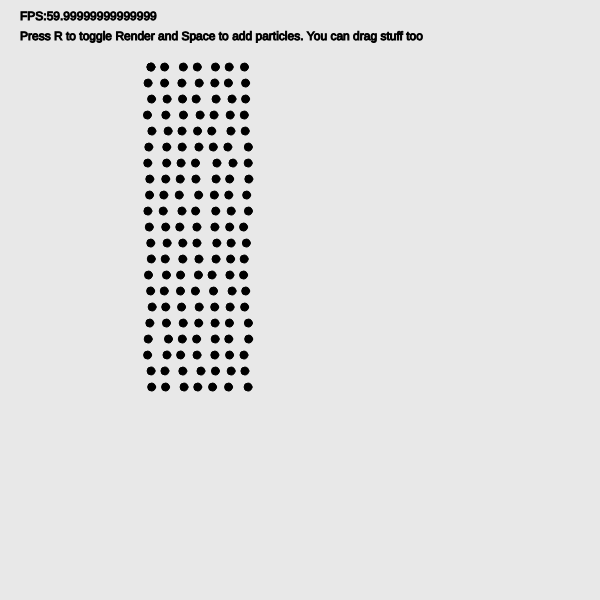
Frame 1 (no input)
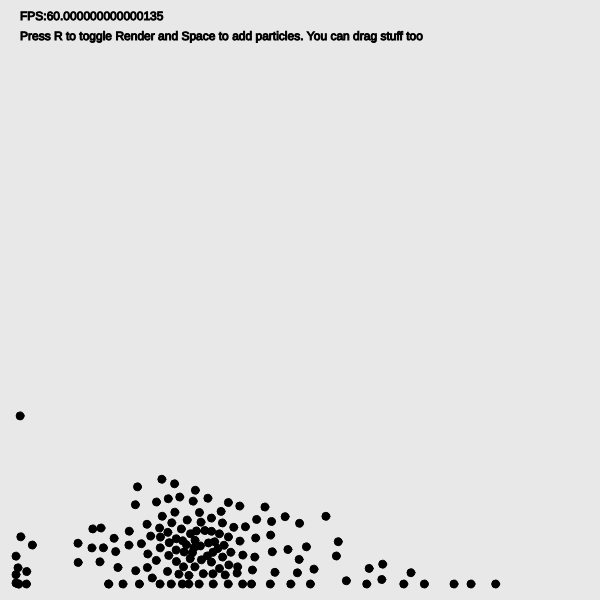
Frame 60 (no input)
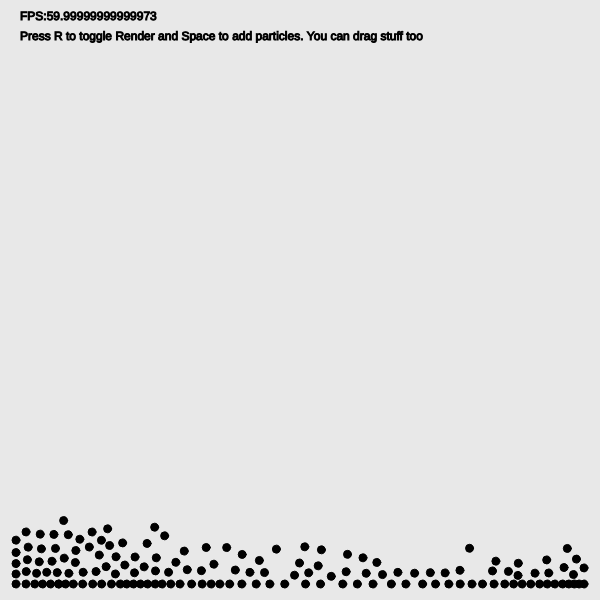
Frame 120 (the mouse pressed at the canvas centre since frame 60)

The p5.js sketch that drew these frames (run headless with seeded random() and noise() and a simulated clock; from frame 60 on, the mouse is pressed at the canvas centre):

// p5.js sketch
// ── sketch.js

let particles = []
let cSize = 8
let cols
let rows
let useLerp = true
let mouseDown = false
let meta = false
let lockChamber = []
function cornersBinaryToDecimal(corner0, corner1, corner2, corner3) {
  return corner0 * 8 + corner1 * 4 + corner2 * 2 + corner3 * 1
}

function LERP(value1, value2, amount) {
  amount = amount < 0 ? 0 : amount
  amount = amount > 1 ? 1 : amount
  return value1 + (value2 - value1) * amount
}
function vecLine(a,b,v){
  
  // if (a.y > height/1.5 && b.y > height/1.5){
  //   fill(0,0,255)
  //   beginShape()
  //   vertex(a.x,a.y)
  //   vertex(b.x,b.y)
  //   vertex(b.x,height)
  //   vertex(a.x,height)
  //   endShape(CLOSE)
  // }
  if (v != undefined){
    vertex(a.x,a.y)
    vertex(b.x,b.y)
  }
  else{
    line(a.x,a.y,b.x,b.y)
  }
}

function setup() {
  createCanvas(600, 600);
  G = createVector(0,50)
  cols = width/cSize
  rows = height/cSize
  for (let y=height/9;y<height/1.5;y+=H){
    for (let x=150;x<250;x+=H){
      particles.push(new Particle(x+random(-3,3),y)) 
    }
  }
  densityPressure()
  forces()
}

function draw() {
  background(232);
  stroke(0)
  fill(0)
  text("FPS:"+frameRate(),20,20)
  text("Press R to toggle Render and Space to add particles. You can drag stuff too",20,40)
  densityPressure()
  forces()
  integrate()
  if (meta){
    let corners = []
    let samples = []
    for (let i=0;i<cols;i++){
      samples.push([])
      corners.push([])
      for (let j=0;j<rows;j++){
        let x = i*cSize
        let y = j*cSize
        let sum = 0
        for (let b of particles){
          let dx = b.pos.x-x
          let dy = b.pos.y-y
          let d2 = dx*dx + dy*dy
          sum +=  b.radius**2 / d2
        }
        samples[i].push(sum)
        corners[i].push(samples[i][j] > 1)
        
        if (j>0 && i > 0){
          let I = i-1
          let J = j-1
          let a
          let b
          let c 
          let d

          if (useLerp){
            const aVal = samples[I][J]
            const bVal = samples[I + 1][J]
            const cVal = samples[I + 1][J + 1]
            const dVal = samples[I][J + 1]

            let amt = (1 - aVal) / (bVal - aVal)

            a = createVector(LERP(x, x + cSize, amt), y)

            amt = (1 - bVal) / (cVal - bVal)
            b = createVector(
              x + cSize,
              LERP(y, y + cSize, amt),
            )

            amt = (1 - dVal) / (cVal - dVal)
            c = createVector(
              LERP(x, x + cSize, amt),
              y + cSize,
            )

            amt = (1 - aVal) / (dVal - aVal)
            d = createVector(x, LERP(y, y + cSize, amt))
          }
          else{
            a = createVector(x+cSize/2,y)
            b = createVector(x+cSize,y+cSize/2)
            c = createVector(x+cSize/2,y+cSize)
            d = createVector(x,y+cSize/2)
          }
          const state = cornersBinaryToDecimal(
            corners[I][J],
            corners[I + 1][J],
            corners[I + 1][J + 1],
            corners[I][J + 1],
          )
          stroke(0,0,255)
          fill(0,0,255)
          //console.log(a.x)
          switch (state) {
            case 0:
              break
            case 1:
              //vecLine(d, c)

              beginShape()
              vertex(d.x,d.y)
              vertex(c.x,c.y)
              vertex(d.x,c.y)
              endShape(CLOSE)
              break
            case 2:
              //vecLine(b, c)

              beginShape()
              vertex(b.x,b.y)
              vertex(c.x,c.y)
              vertex(b.x,c.y)
              endShape(CLOSE)
              break
            case 3:
              //vecLine(d, b)
              beginShape()
              vertex(d.x,d.y)
              vertex(b.x,b.y)
              vertex(b.x,c.y)
              vertex(d.x,c.y)
              endShape(CLOSE)
              break
            case 4:
              //vecLine(a, b)

              beginShape()
              vertex(a.x,a.y)
              vertex(b.x,b.y)
              vertex(b.x,a.y)
              endShape(CLOSE)
              break
            case 5:

              // vecLine(a, d)
              // vecLine(b, c)
              beginShape()
              
              endShape(CLOSE)
              break
            case 6:

              //vecLine(a, c)
              beginShape()
              vertex(a.x,a.y)
              vertex(c.x,c.y)
              vertex(b.x,c.y)
              vertex(b.x,a.y)
              endShape(CLOSE)
              break
            case 7:
              //vecLine(a, d)

              beginShape()
              vertex(a.x,a.y)
              vertex(d.x,d.y)
              vertex(d.x,c.y)
              vertex(b.x,c.y)
              vertex(b.x,a.y)
              endShape(CLOSE)
              // fill(0)
              // stroke(0)
              // circle(d.x,c.y,2)
              break
            case 8:
              //vecLine(a, d)

              beginShape()
              vertex(a.x,a.y)
              vertex(d.x,d.y)
              vertex(d.x,a.y)
              endShape(CLOSE)

              //circle()
              break
            case 9:

              //vecLine(a, c)
              beginShape()
              vertex(a.x,a.y)
              vertex(c.x,c.y)   
              vertex(d.x,c.y)
              vertex(d.x,a.y)
              endShape(CLOSE)

              break
            case 10:
              // vecLine(a, b,true)
              // vecLine(c, d,true)
              break
            case 11:
              //vecLine(a, b)
              beginShape()
              vertex(a.x,a.y)
              vertex(b.x,b.y)
              vertex(b.x,c.y)
              vertex(d.x,c.y)
              vertex(d.x,a.y)
              endShape(CLOSE)

              
              break
            case 12:
              //vecLine(b, d)
              beginShape()
              vertex(d.x,d.y)
              vertex(b.x,b.y)
              vertex(b.x,a.y)
              vertex(d.x,a.y)
              endShape(CLOSE)

              
              break
            case 13:
              //vecLine(b, c)
              beginShape()
              vertex(b.x,b.y)
              vertex(c.x,c.y)
              vertex(d.x,c.y)
              vertex(d.x,a.y)
              vertex(b.x,a.y)
              //vertex(a.x,b.y)
              endShape(CLOSE)

              break
            case 14:
              //vecLine(d, c)
              beginShape()
              vertex(d.x,d.y)
              vertex(c.x,c.y)
              vertex(b.x,c.y)
              vertex(b.x,a.y)
              vertex(d.x,a.y)

              endShape(CLOSE)
              
              break
            case 15:
              beginShape()
              // vertex(a.x,a.y)
              // vertex(b.x,a.y)
              // vertex(b.x,c.y)
              // vertex(a.x,c.y)
              // endShape(CLOSE)
              // beginShape()
              // vertex(d.x,a.y)
              // vertex(a.x,a.y)
              // vertex(a.x,c.y)
              // vertex(d.x,c.y)
              // endShape(CLOSE)
              rect(d.x,a.y,cSize)
              break
          }
        }
          
      }
    }
  }
  for (let p of lockChamber){
    p.pos = createVector(mouseX,mouseY)
    p.pos.add(p.scu)
    p.v.mult(0)
  }
  particles[0].show()
}
  
function mousePressed(){
  mouseDown = true
  lockChamber = []
  for (let p of particles){
    if (dist(p.pos.x,p.pos.y,mouseX,mouseY) < 50){
      p.scu = p5.Vector.sub(p.pos,createVector(mouseX,mouseY))
      lockChamber.push(p)
    }
  }
}
function mouseReleased(){
  mouseDown = false
  lockChamber = []
}
function keyPressed(){
  if (keyCode == 32){
    for (let y=mouseY-H*2;y<mouseY+H*2;y+=H){
      for (let x=mouseX-H*2;x<mouseX+H*2;x+=H){
        particles.push(new Particle(x,y))
      }
    }
  }
  if (keyCode == 82){
    meta = !meta
  }
}
// ── SPH.js
let REST_DENS = 300
let GAS_CONST = 2000
let H = 16
let HSQ = H*H
let MASS = 2.5
let VISC = 200
let POLY6 = Math.sqrt(H)/(Math.PI*Math.pow(H,8))
let SPIKY_GRAD = -(Math.sqrt(H)+6) / (Math.PI*H**5)
let VISC_LAP = Math.sqrt(H)*10 / (Math.PI*H**5)
let EPS = H
let BOUND_DAMP = -0.5
let G
let DT = 0.0007

class Particle{
  constructor(x,y){
    this.pos = createVector(x,y)
    this.v = createVector()
    this.rho = 0
    this.f = createVector()
    this.p = 0
    this.radius = H/2
    this.scu = createVector()
  }
  show(){
    circle(this.pos.x,this.pos.y,H/2)
  }
}

function densityPressure(){
  for (let p of particles){
    p.rho = 0
    for (let pj of particles){
      let rij = p5.Vector.sub(pj.pos,p.pos)
      let r2 = rij.magSq()
      if (r2 < HSQ){
        p.rho += MASS * POLY6 * pow(HSQ-r2,3)
      }
    }
    p.p = GAS_CONST*(p.rho-REST_DENS)
  }
}

function forces(){
  for (let p of particles){
    let fpress = createVector()
    let fvisc = createVector()
    for (let pj of particles){
      if (pj == p){
        continue
      }
      let rij = p5.Vector.sub(pj.pos,p.pos)
      let r = rij.mag()
      
      if (r < H){
        let a = p5.Vector.mult(rij.normalize(),-MASS*(pj.p+p.p)*SPIKY_GRAD*pow(H-r,3)/(2*pj.rho))
        
        
        let con = VISC*MASS*VISC_LAP*(H-r)/(pj.rho)
        fpress.add(a)
        fvisc.add(p5.Vector.mult(p5.Vector.sub(pj.v,p.v),con  ))
      }
    }
    let fgrav = p5.Vector.mult(G,MASS/p.rho)
    let fo = createVector()
    fo.add(fpress)
    fo.add(fvisc)
    fo.add(fgrav)
    p.f=fo
  }
}

function integrate(){
  for (let p of particles){
    p.v.add(p5.Vector.mult(p.f,DT/p.rho))
    p.pos.add(p5.Vector.mult(p.v,DT))
    if (p.pos.y+H>height){
      p.v.y*=BOUND_DAMP
      p.pos.y=height-EPS
    }
    if (p.pos.x+EPS>width){
      p.v.x*=BOUND_DAMP
      p.pos.x=width-EPS
    }
    if (p.pos.x<EPS){
      p.v.x*=BOUND_DAMP
      p.pos.x=EPS
    }
    if (!meta){
      p.show()
    }
  }
}
